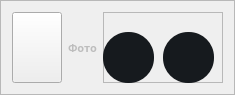
                 <widget class="QFrame" name="Photo">
                  <property name="maximumSize">
                   <size>
                    <width>1171</width>
                    <height>91</height>
                   </size>
                  </property>
                  <property name="styleSheet">
                   <string notr="true"> border-bottom: 2px solid white;
 display: inline-block;
 line-height: 0.85;</string>
                  </property>
                  <property name="frameShape">
                   <enum>QFrame::StyledPanel</enum>
                  </property>
                  <property name="frameShadow">
                   <enum>QFrame::Raised</enum>
                  </property>
                  <layout class="QHBoxLayout" name="horizontalLayout_34">
                   <item>
                    <widget class="QPushButton" name="pushButton_31">
                     <property name="minimumSize">
                      <size>
                       <width>50</width>
                       <height>71</height>
                      </size>
                     </property>
                     <property name="maximumSize">
                      <size>
                       <width>50</width>
                       <height>16777215</height>
                      </size>
                     </property>
                     <property name="styleSheet">
                      <string notr="true">border-bottom:none;</string>
                     </property>
                     <property name="text">
                      <string/>
                     </property>
                     <property name="icon">
                      <iconset resource="DownloadSoft.qrc">
                       <normaloff>:/icon/image/icon/icons8-photos-48.png</normaloff>:/icon/image/icon/icons8-photos-48.png</iconset>
                     </property>
                     <property name="iconSize">
                      <size>
                       <width>48</width>
                       <height>48</height>
                      </size>
                     </property>
                    </widget>
                   </item>
                   <item>
                    <widget class="QLabel" name="label_39">
                     <property name="font">
                      <font>
                       <family>Montserrat Black</family>
                       <pointsize>8</pointsize>
                       <weight>75</weight>
                       <italic>false</italic>
                       <bold>true</bold>
                       <underline>false</underline>
                      </font>
                     </property>
                     <property name="styleSheet">
                      <string notr="true">*{

  color: rgb(189, 189, 189);
border-bottom:none;
}

</string>
                     </property>
                     <property name="text">
                      <string>Фото</string>
                     </property>
                     <property name="scaledContents">
                      <bool>false</bool>
                     </property>
                     <property name="wordWrap">
                      <bool>true</bool>
                     </property>
                    </widget>
                   </item>
                   <item>
                    <widget class="QFrame" name="frame_40">
                     <property name="minimumSize">
                      <size>
                       <width>120</width>
                       <height>71</height>
                      </size>
                     </property>
                     <property name="maximumSize">
                      <size>
                       <width>120</width>
                       <height>71</height>
                      </size>
                     </property>
                     <property name="styleSheet">
                      <string notr="true">border-bottom:none;</string>
                     </property>
                     <property name="frameShape">
                      <enum>QFrame::StyledPanel</enum>
                     </property>
                     <property name="frameShadow">
                      <enum>QFrame::Raised</enum>
                     </property>
                     <widget class="QPushButton" name="pushDelPhoto">
                      <property name="geometry">
                       <rect>
                        <x>60</x>
                        <y>20</y>
                        <width>51</width>
                        <height>51</height>
                       </rect>
                      </property>
                      <property name="styleSheet">
                       <string notr="true">*{
border-bottom:none;
}
QPushButton#pushDelPhoto
{
	background-color:#161A1E;
	color:rgba(85,98,112,255);	
	border-radius:25;
}
QPushButton#pushDelPhoto:hover
{
background-color:#1b1f24;
}
QPushButton#pushDelPhoto:pressed
{
		padding-left:5px;
	padding-top:5px;
	color:rgba(115,128,142,255)
}
</string>
                      </property>
                      <property name="text">
                       <string/>
                      </property>
                      <property name="icon">
                       <iconset resource="DownloadSoft.qrc">
                        <normaloff>:/icon/image/icon/free-icon-delete-5396993.png</normaloff>:/icon/image/icon/free-icon-delete-5396993.png</iconset>
                      </property>
                      <property name="iconSize">
                       <size>
                        <width>20</width>
                        <height>20</height>
                       </size>
                      </property>
                     </widget>
                     <widget class="QPushButton" name="pushDownloadPhoto">
                      <property name="geometry">
                       <rect>
                        <x>0</x>
                        <y>20</y>
                        <width>51</width>
                        <height>51</height>
                       </rect>
                      </property>
                      <property name="styleSheet">
                       <string notr="true">*{
border-bottom:none;
}
QPushButton#pushDownloadPhoto

{
	background-color:#161A1E;
	color:rgba(85,98,112,255);	
	border-radius:25;
}
QPushButton#pushDownloadPhoto:hover
{
background-color:#1b1f24;
}
QPushButton#pushDownloadPhoto:pressed
{
	padding-left:5px;
	padding-top:5px;
	color:rgba(115,128,142,255)
}
</string>
                      </property>
                      <property name="text">
                       <string/>
                      </property>
                      <property name="icon">
                       <iconset resource="DownloadSoft.qrc">
                        <normaloff>:/icon/image/icon/free-icon-download-545759.png</normaloff>:/icon/image/icon/free-icon-download-545759.png</iconset>
                      </property>
                      <property name="iconSize">
                       <size>
                        <width>18</width>
                        <height>18</height>
                       </size>
                      </property>
                     </widget>
                    </widget>
                   </item>
                  </layout>
                 </widget>
